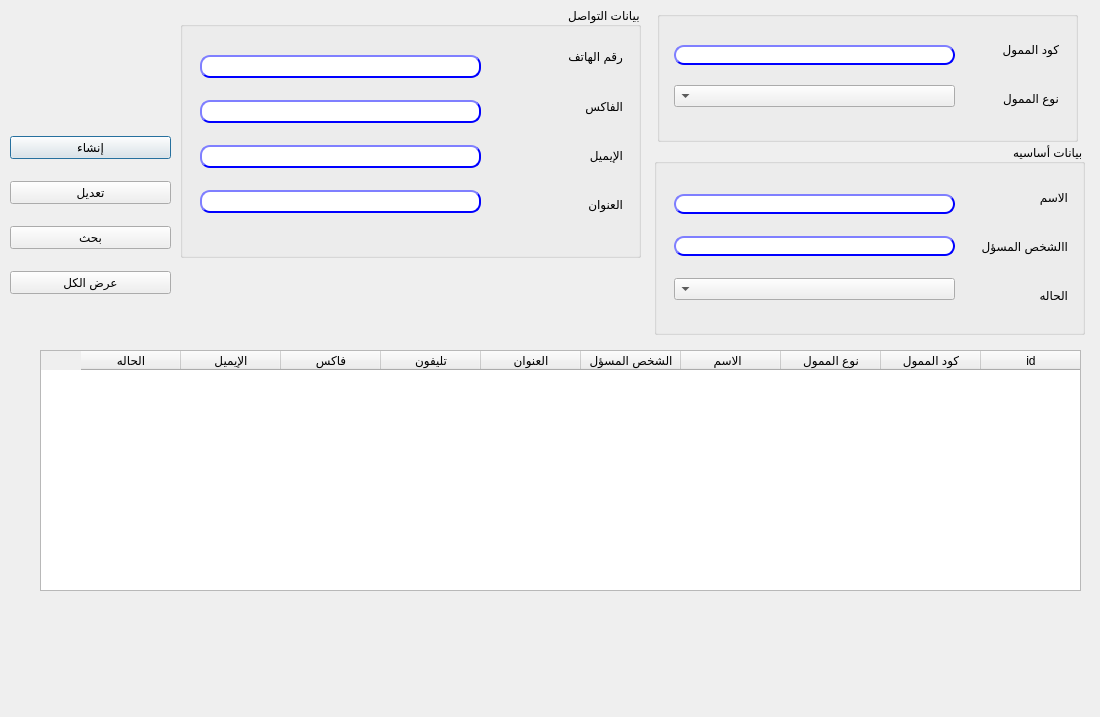
<?xml version="1.0" encoding="UTF-8"?>
<ui version="4.0">
 <class>CustomerGP</class>
 <widget class="QDialog" name="CustomerGP">
  <property name="geometry">
   <rect>
    <x>0</x>
    <y>0</y>
    <width>1100</width>
    <height>717</height>
   </rect>
  </property>
  <property name="minimumSize">
   <size>
    <width>1100</width>
    <height>717</height>
   </size>
  </property>
  <property name="maximumSize">
   <size>
    <width>1100</width>
    <height>717</height>
   </size>
  </property>
  <property name="windowTitle">
   <string>إنشاء محموعه عملاء</string>
  </property>
  <widget class="QTableWidget" name="Qtable">
   <property name="geometry">
    <rect>
     <x>40</x>
     <y>350</y>
     <width>1041</width>
     <height>241</height>
    </rect>
   </property>
   <property name="layoutDirection">
    <enum>Qt::RightToLeft</enum>
   </property>
   <column>
    <property name="text">
     <string>id</string>
    </property>
   </column>
   <column>
    <property name="text">
     <string>كود الممول</string>
    </property>
   </column>
   <column>
    <property name="text">
     <string>نوع الممول</string>
    </property>
   </column>
   <column>
    <property name="text">
     <string>الاسم  </string>
    </property>
   </column>
   <column>
    <property name="text">
     <string>الشخص المسؤل</string>
    </property>
   </column>
   <column>
    <property name="text">
     <string>العنوان</string>
    </property>
   </column>
   <column>
    <property name="text">
     <string>تليفون</string>
    </property>
   </column>
   <column>
    <property name="text">
     <string>فاكس</string>
    </property>
   </column>
   <column>
    <property name="text">
     <string>الإيميل</string>
    </property>
   </column>
   <column>
    <property name="text">
     <string>الحاله</string>
    </property>
   </column>
  </widget>
  <widget class="QWidget" name="verticalLayoutWidget_5">
   <property name="geometry">
    <rect>
     <x>10</x>
     <y>120</y>
     <width>161</width>
     <height>191</height>
    </rect>
   </property>
   <layout class="QVBoxLayout" name="verticalLayout_5">
    <item>
     <widget class="QPushButton" name="BTN_create">
      <property name="styleSheet">
       <string notr="true"/>
      </property>
      <property name="text">
       <string>إنشاء</string>
      </property>
     </widget>
    </item>
    <item>
     <widget class="QPushButton" name="BTN_modify">
      <property name="styleSheet">
       <string notr="true"/>
      </property>
      <property name="text">
       <string>تعديل</string>
      </property>
     </widget>
    </item>
    <item>
     <widget class="QPushButton" name="BTN_search">
      <property name="styleSheet">
       <string notr="true"/>
      </property>
      <property name="text">
       <string>بحث</string>
      </property>
     </widget>
    </item>
    <item>
     <widget class="QPushButton" name="BTN_search_all">
      <property name="styleSheet">
       <string notr="true"/>
      </property>
      <property name="text">
       <string>عرض الكل</string>
      </property>
     </widget>
    </item>
   </layout>
  </widget>
  <widget class="QGroupBox" name="groupBox_5">
   <property name="geometry">
    <rect>
     <x>180</x>
     <y>7</y>
     <width>461</width>
     <height>251</height>
    </rect>
   </property>
   <property name="font">
    <font>
     <family>MS Shell Dlg 2</family>
     <pointsize>9</pointsize>
     <weight>50</weight>
     <bold>false</bold>
    </font>
   </property>
   <property name="layoutDirection">
    <enum>Qt::RightToLeft</enum>
   </property>
   <property name="title">
    <string>بيانات التواصل</string>
   </property>
   <widget class="QWidget" name="verticalLayoutWidget_7">
    <property name="geometry">
     <rect>
      <x>20</x>
      <y>32</y>
      <width>281</width>
      <height>191</height>
     </rect>
    </property>
    <property name="font">
     <font>
      <family>29LT Bukra Regular</family>
      <pointsize>9</pointsize>
      <weight>75</weight>
      <bold>true</bold>
     </font>
    </property>
    <layout class="QVBoxLayout" name="verticalLayout_7">
     <item>
      <widget class="QLineEdit" name="LE_phone1">
       <property name="font">
        <font>
         <family>29LT Bukra Regular</family>
         <pointsize>9</pointsize>
         <weight>75</weight>
         <bold>true</bold>
        </font>
       </property>
       <property name="styleSheet">
        <string notr="true">QLineEdit{
                                        background-color: white;
                                        border-style: outset;
                                        border-width: 2px;
                                        border-radius: 10px;
                                        border-color: blue;
                                        min-width: 6em;
                                        }
                                        QLineEdit:hover {
                                        background: qradialgradient(
                                        cx: 0.3, cy: -0.4, fx: 0.3, fy: -0.4,
                                        radius: 1.35, stop: 0 #fff, stop: 1 #bbb
                                        );
                                        }
                                       QLineEdit:pressed {
                                        border-style: inset;
                                        background: qradialgradient(
                                        cx: 0.4, cy: -0.1, fx: 0.4, fy: -0.1,
                                        radius: 1.35, stop: 0 #fff, stop: 1 #ddd
                                        );
                                        }
                                    
                            </string>
       </property>
       <property name="text">
        <string/>
       </property>
      </widget>
     </item>
     <item>
      <widget class="QLineEdit" name="LE_fax">
       <property name="font">
        <font>
         <family>29LT Bukra Regular</family>
         <pointsize>9</pointsize>
         <weight>75</weight>
         <bold>true</bold>
        </font>
       </property>
       <property name="styleSheet">
        <string notr="true">QLineEdit{
                                        background-color: white;
                                        border-style: outset;
                                        border-width: 2px;
                                        border-radius: 10px;
                                        border-color: blue;
                                        min-width: 6em;
                                        }
                                        QLineEdit:hover {
                                        background: qradialgradient(
                                        cx: 0.3, cy: -0.4, fx: 0.3, fy: -0.4,
                                        radius: 1.35, stop: 0 #fff, stop: 1 #bbb
                                        );
                                        }
                                       QLineEdit:pressed {
                                        border-style: inset;
                                        background: qradialgradient(
                                        cx: 0.4, cy: -0.1, fx: 0.4, fy: -0.1,
                                        radius: 1.35, stop: 0 #fff, stop: 1 #ddd
                                        );
                                        }
                                    </string>
       </property>
       <property name="text">
        <string/>
       </property>
      </widget>
     </item>
     <item>
      <widget class="QLineEdit" name="LE_email">
       <property name="font">
        <font>
         <family>29LT Bukra Regular</family>
         <pointsize>9</pointsize>
         <weight>75</weight>
         <bold>true</bold>
        </font>
       </property>
       <property name="styleSheet">
        <string notr="true">QLineEdit{
                                        background-color: white;
                                        border-style: outset;
                                        border-width: 2px;
                                        border-radius: 10px;
                                        border-color: blue;
                                        min-width: 6em;
                                        }
                                        QLineEdit:hover {
                                        background: qradialgradient(
                                        cx: 0.3, cy: -0.4, fx: 0.3, fy: -0.4,
                                        radius: 1.35, stop: 0 #fff, stop: 1 #bbb
                                        );
                                        }
                                       QLineEdit:pressed {
                                        border-style: inset;
                                        background: qradialgradient(
                                        cx: 0.4, cy: -0.1, fx: 0.4, fy: -0.1,
                                        radius: 1.35, stop: 0 #fff, stop: 1 #ddd
                                        );
                                        }
                                    </string>
       </property>
       <property name="text">
        <string/>
       </property>
      </widget>
     </item>
     <item>
      <widget class="QLineEdit" name="LE_address">
       <property name="font">
        <font>
         <family>29LT Bukra Regular</family>
         <pointsize>9</pointsize>
         <weight>75</weight>
         <bold>true</bold>
        </font>
       </property>
       <property name="styleSheet">
        <string notr="true">QLineEdit{
                                        background-color: white;
                                        border-style: outset;
                                        border-width: 2px;
                                        border-radius: 10px;
                                        border-color: blue;
                                        min-width: 6em;
                                        }
                                        QLineEdit:hover {
                                        background: qradialgradient(
                                        cx: 0.3, cy: -0.4, fx: 0.3, fy: -0.4,
                                        radius: 1.35, stop: 0 #fff, stop: 1 #bbb
                                        );
                                        }
                                       QLineEdit:pressed {
                                        border-style: inset;
                                        background: qradialgradient(
                                        cx: 0.4, cy: -0.1, fx: 0.4, fy: -0.1,
                                        radius: 1.35, stop: 0 #fff, stop: 1 #ddd
                                        );
                                        }
                                    </string>
       </property>
       <property name="text">
        <string/>
       </property>
      </widget>
     </item>
    </layout>
   </widget>
   <widget class="QWidget" name="verticalLayoutWidget_6">
    <property name="geometry">
     <rect>
      <x>350</x>
      <y>28</y>
      <width>93</width>
      <height>191</height>
     </rect>
    </property>
    <property name="font">
     <font>
      <family>29LT Bukra Regular</family>
      <pointsize>9</pointsize>
      <weight>75</weight>
      <bold>true</bold>
     </font>
    </property>
    <layout class="QVBoxLayout" name="verticalLayout_6">
     <item>
      <widget class="QLabel" name="label_3">
       <property name="font">
        <font>
         <family>MS Shell Dlg 2</family>
         <pointsize>9</pointsize>
         <weight>50</weight>
         <bold>false</bold>
        </font>
       </property>
       <property name="text">
        <string>رقم الهاتف</string>
       </property>
      </widget>
     </item>
     <item>
      <widget class="QLabel" name="label_11">
       <property name="font">
        <font>
         <family>MS Shell Dlg 2</family>
         <pointsize>9</pointsize>
         <weight>50</weight>
         <bold>false</bold>
        </font>
       </property>
       <property name="text">
        <string>الفاكس</string>
       </property>
      </widget>
     </item>
     <item>
      <widget class="QLabel" name="label_10">
       <property name="font">
        <font>
         <family>MS Shell Dlg 2</family>
         <pointsize>9</pointsize>
         <weight>50</weight>
         <bold>false</bold>
        </font>
       </property>
       <property name="text">
        <string>اﻹيميل</string>
       </property>
      </widget>
     </item>
     <item>
      <widget class="QLabel" name="label_16">
       <property name="font">
        <font>
         <family>MS Shell Dlg 2</family>
         <pointsize>9</pointsize>
         <weight>50</weight>
         <bold>false</bold>
        </font>
       </property>
       <property name="text">
        <string>العنوان</string>
       </property>
      </widget>
     </item>
    </layout>
   </widget>
  </widget>
  <widget class="QGroupBox" name="groupBox_6">
   <property name="geometry">
    <rect>
     <x>654</x>
     <y>144</y>
     <width>431</width>
     <height>191</height>
    </rect>
   </property>
   <property name="font">
    <font>
     <family>MS Shell Dlg 2</family>
     <pointsize>9</pointsize>
     <weight>50</weight>
     <bold>false</bold>
    </font>
   </property>
   <property name="layoutDirection">
    <enum>Qt::RightToLeft</enum>
   </property>
   <property name="title">
    <string>بيانات أساسيه</string>
   </property>
   <widget class="QWidget" name="verticalLayoutWidget_2">
    <property name="geometry">
     <rect>
      <x>20</x>
      <y>34</y>
      <width>281</width>
      <height>141</height>
     </rect>
    </property>
    <layout class="QVBoxLayout" name="verticalLayout_8">
     <item>
      <widget class="QLineEdit" name="LE_desc">
       <property name="styleSheet">
        <string notr="true">QLineEdit{
                                        background-color: white;
                                        border-style: outset;
                                        border-width: 2px;
                                        border-radius: 10px;
                                        border-color: blue;
                                        min-width: 6em;
                                        }
                                        QLineEdit:hover {
                                        background: qradialgradient(
                                        cx: 0.3, cy: -0.4, fx: 0.3, fy: -0.4,
                                        radius: 1.35, stop: 0 #fff, stop: 1 #bbb
                                        );
                                        }
                                       QLineEdit:pressed {
                                        border-style: inset;
                                        background: qradialgradient(
                                        cx: 0.4, cy: -0.1, fx: 0.4, fy: -0.1,
                                        radius: 1.35, stop: 0 #fff, stop: 1 #ddd
                                        );
                                        }
                                    </string>
       </property>
       <property name="maxLength">
        <number>50</number>
       </property>
      </widget>
     </item>
     <item>
      <widget class="QLineEdit" name="LE_contactPerson">
       <property name="styleSheet">
        <string notr="true">QLineEdit{
                                        background-color: white;
                                        border-style: outset;
                                        border-width: 2px;
                                        border-radius: 10px;
                                        border-color: blue;
                                        min-width: 6em;
                                        }
                                        QLineEdit:hover {
                                        background: qradialgradient(
                                        cx: 0.3, cy: -0.4, fx: 0.3, fy: -0.4,
                                        radius: 1.35, stop: 0 #fff, stop: 1 #bbb
                                        );
                                        }
                                       QLineEdit:pressed {
                                        border-style: inset;
                                        background: qradialgradient(
                                        cx: 0.4, cy: -0.1, fx: 0.4, fy: -0.1,
                                        radius: 1.35, stop: 0 #fff, stop: 1 #ddd
                                        );
                                        }
                                    </string>
       </property>
       <property name="maxLength">
        <number>50</number>
       </property>
      </widget>
     </item>
     <item>
      <widget class="QComboBox" name="CMB_status"/>
     </item>
    </layout>
   </widget>
   <widget class="QWidget" name="verticalLayoutWidget">
    <property name="geometry">
     <rect>
      <x>323</x>
      <y>32</y>
      <width>91</width>
      <height>141</height>
     </rect>
    </property>
    <layout class="QVBoxLayout" name="verticalLayout_9">
     <item>
      <widget class="QLabel" name="desc_4">
       <property name="text">
        <string>الاسم</string>
       </property>
      </widget>
     </item>
     <item>
      <widget class="QLabel" name="desc_5">
       <property name="text">
        <string>االشخص المسؤل</string>
       </property>
      </widget>
     </item>
     <item>
      <widget class="QLabel" name="label_4">
       <property name="text">
        <string>الحاله</string>
       </property>
      </widget>
     </item>
    </layout>
   </widget>
  </widget>
  <widget class="QGroupBox" name="groupBox_7">
   <property name="geometry">
    <rect>
     <x>657</x>
     <y>11</y>
     <width>421</width>
     <height>131</height>
    </rect>
   </property>
   <property name="font">
    <font>
     <family>MS Shell Dlg 2</family>
     <pointsize>9</pointsize>
     <weight>50</weight>
     <bold>false</bold>
    </font>
   </property>
   <property name="layoutDirection">
    <enum>Qt::RightToLeft</enum>
   </property>
   <property name="title">
    <string/>
   </property>
   <widget class="QLabel" name="LB_id">
    <property name="enabled">
     <bool>false</bool>
    </property>
    <property name="geometry">
     <rect>
      <x>0</x>
      <y>-10</y>
      <width>91</width>
      <height>31</height>
     </rect>
    </property>
    <property name="text">
     <string/>
    </property>
   </widget>
   <widget class="QWidget" name="verticalLayoutWidget_4">
    <property name="geometry">
     <rect>
      <x>331</x>
      <y>17</y>
      <width>71</width>
      <height>91</height>
     </rect>
    </property>
    <layout class="QVBoxLayout" name="verticalLayout_4">
     <item>
      <widget class="QLabel" name="desc_3">
       <property name="text">
        <string>كود الممول</string>
       </property>
      </widget>
     </item>
     <item>
      <widget class="QLabel" name="label_5">
       <property name="text">
        <string>نوع الممول</string>
       </property>
      </widget>
     </item>
    </layout>
   </widget>
   <widget class="QWidget" name="verticalLayoutWidget_3">
    <property name="geometry">
     <rect>
      <x>17</x>
      <y>20</y>
      <width>281</width>
      <height>91</height>
     </rect>
    </property>
    <layout class="QVBoxLayout" name="verticalLayout_3">
     <item>
      <widget class="QLineEdit" name="LE_code">
       <property name="styleSheet">
        <string notr="true">QLineEdit{
                                        background-color: white;
                                        border-style: outset;
                                        border-width: 2px;
                                        border-radius: 10px;
                                        border-color: blue;
                                        min-width: 6em;
                                        }
                                        QLineEdit:hover {
                                        background: qradialgradient(
                                        cx: 0.3, cy: -0.4, fx: 0.3, fy: -0.4,
                                        radius: 1.35, stop: 0 #fff, stop: 1 #bbb
                                        );
                                        }
                                       QLineEdit:pressed {
                                        border-style: inset;
                                        background: qradialgradient(
                                        cx: 0.4, cy: -0.1, fx: 0.4, fy: -0.1,
                                        radius: 1.35, stop: 0 #fff, stop: 1 #ddd
                                        );
                                        }
                                    </string>
       </property>
       <property name="maxLength">
        <number>50</number>
       </property>
      </widget>
     </item>
     <item>
      <widget class="QComboBox" name="CMB_sponsorType"/>
     </item>
    </layout>
   </widget>
  </widget>
  <widget class="QLabel" name="LB_status">
   <property name="enabled">
    <bool>false</bool>
   </property>
   <property name="geometry">
    <rect>
     <x>620</x>
     <y>280</y>
     <width>31</width>
     <height>21</height>
    </rect>
   </property>
   <property name="text">
    <string/>
   </property>
  </widget>
 </widget>
 <resources/>
 <connections/>
</ui>
